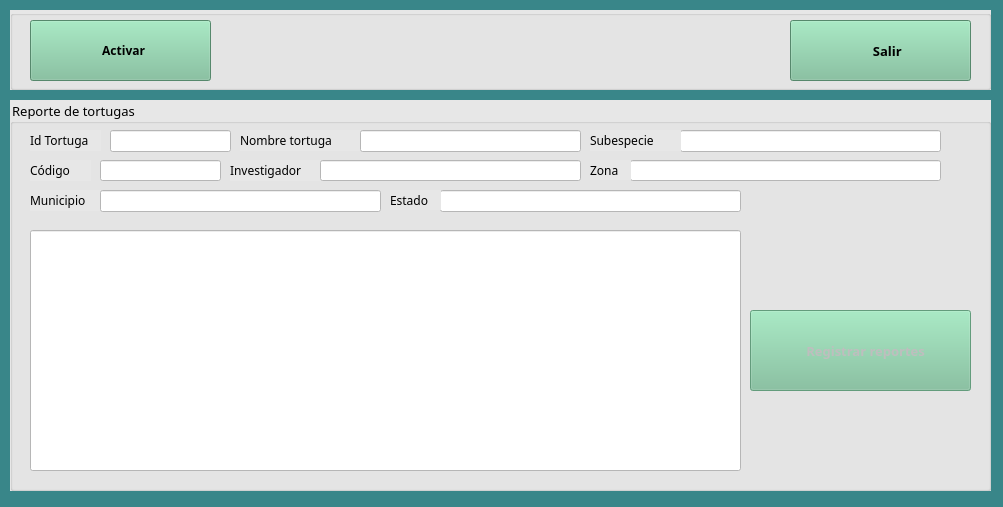
<?xml version="1.0" encoding="UTF-8"?>
<ui version="4.0">
 <class>ReporteTortuga</class>
 <widget class="QMainWindow" name="ReporteTortuga">
  <property name="geometry">
   <rect>
    <x>0</x>
    <y>0</y>
    <width>1003</width>
    <height>507</height>
   </rect>
  </property>
  <property name="windowTitle">
   <string>Reportes de las tortugas</string>
  </property>
  <property name="windowIcon">
   <iconset resource="images.qrc">
    <normaloff>:/Images/if_Turtle_204384.ico</normaloff>:/Images/if_Turtle_204384.ico</iconset>
  </property>
  <property name="styleSheet">
   <string notr="true">background-color: rgb(57, 134, 137)</string>
  </property>
  <widget class="QWidget" name="centralwidget">
   <widget class="QGroupBox" name="gbMain">
    <property name="enabled">
     <bool>true</bool>
    </property>
    <property name="geometry">
     <rect>
      <x>10</x>
      <y>100</y>
      <width>981</width>
      <height>391</height>
     </rect>
    </property>
    <property name="font">
     <font>
      <family>Raleway</family>
      <pointsize>10</pointsize>
     </font>
    </property>
    <property name="styleSheet">
     <string notr="true">background-color: rgb(206, 206, 206);
background-color: rgb(255, 170, 255);
background-color: rgb(231, 231, 231);</string>
    </property>
    <property name="title">
     <string>Reporte de tortugas</string>
    </property>
    <widget class="QLabel" name="lbMunicipio">
     <property name="geometry">
      <rect>
       <x>20</x>
       <y>90</y>
       <width>71</width>
       <height>21</height>
      </rect>
     </property>
     <property name="font">
      <font>
       <family>Raleway</family>
       <pointsize>9</pointsize>
       <weight>50</weight>
       <bold>false</bold>
      </font>
     </property>
     <property name="text">
      <string>Municipio</string>
     </property>
    </widget>
    <widget class="QLineEdit" name="lneZona">
     <property name="enabled">
      <bool>false</bool>
     </property>
     <property name="geometry">
      <rect>
       <x>620</x>
       <y>60</y>
       <width>311</width>
       <height>21</height>
      </rect>
     </property>
     <property name="font">
      <font>
       <family>Raleway</family>
       <pointsize>9</pointsize>
       <weight>75</weight>
       <bold>true</bold>
      </font>
     </property>
     <property name="styleSheet">
      <string notr="true">background-color: rgb(255, 255, 255);</string>
     </property>
    </widget>
    <widget class="QLabel" name="lbInvestigador">
     <property name="geometry">
      <rect>
       <x>220</x>
       <y>60</y>
       <width>91</width>
       <height>21</height>
      </rect>
     </property>
     <property name="font">
      <font>
       <family>Raleway</family>
       <pointsize>9</pointsize>
       <weight>50</weight>
       <bold>false</bold>
      </font>
     </property>
     <property name="text">
      <string>Investigador</string>
     </property>
    </widget>
    <widget class="QLabel" name="lbIdTortuga">
     <property name="geometry">
      <rect>
       <x>20</x>
       <y>30</y>
       <width>71</width>
       <height>21</height>
      </rect>
     </property>
     <property name="font">
      <font>
       <family>Raleway</family>
       <pointsize>9</pointsize>
       <weight>50</weight>
       <bold>false</bold>
      </font>
     </property>
     <property name="text">
      <string>Id Tortuga</string>
     </property>
    </widget>
    <widget class="QLabel" name="lbNombreTortuga">
     <property name="geometry">
      <rect>
       <x>230</x>
       <y>30</y>
       <width>121</width>
       <height>21</height>
      </rect>
     </property>
     <property name="font">
      <font>
       <family>Raleway</family>
       <pointsize>9</pointsize>
       <weight>50</weight>
       <bold>false</bold>
      </font>
     </property>
     <property name="text">
      <string>Nombre tortuga</string>
     </property>
    </widget>
    <widget class="QLabel" name="lbZona">
     <property name="geometry">
      <rect>
       <x>580</x>
       <y>60</y>
       <width>41</width>
       <height>20</height>
      </rect>
     </property>
     <property name="font">
      <font>
       <family>Raleway</family>
       <pointsize>9</pointsize>
       <weight>50</weight>
       <bold>false</bold>
      </font>
     </property>
     <property name="text">
      <string>Zona</string>
     </property>
    </widget>
    <widget class="QLineEdit" name="lneSubespecie">
     <property name="enabled">
      <bool>false</bool>
     </property>
     <property name="geometry">
      <rect>
       <x>670</x>
       <y>30</y>
       <width>261</width>
       <height>22</height>
      </rect>
     </property>
     <property name="font">
      <font>
       <family>Raleway</family>
       <pointsize>9</pointsize>
       <weight>75</weight>
       <bold>true</bold>
      </font>
     </property>
     <property name="styleSheet">
      <string notr="true">background-color: rgb(255, 255, 255);</string>
     </property>
    </widget>
    <widget class="QLineEdit" name="lneNombreTortuga">
     <property name="enabled">
      <bool>false</bool>
     </property>
     <property name="geometry">
      <rect>
       <x>350</x>
       <y>30</y>
       <width>221</width>
       <height>22</height>
      </rect>
     </property>
     <property name="font">
      <font>
       <family>Raleway</family>
       <pointsize>9</pointsize>
       <weight>75</weight>
       <bold>true</bold>
      </font>
     </property>
     <property name="styleSheet">
      <string notr="true">background-color: rgb(255, 255, 255);</string>
     </property>
    </widget>
    <widget class="QLineEdit" name="lneIdTortuga">
     <property name="enabled">
      <bool>false</bool>
     </property>
     <property name="geometry">
      <rect>
       <x>100</x>
       <y>30</y>
       <width>121</width>
       <height>22</height>
      </rect>
     </property>
     <property name="font">
      <font>
       <family>Raleway</family>
       <pointsize>9</pointsize>
       <weight>75</weight>
       <bold>true</bold>
      </font>
     </property>
     <property name="styleSheet">
      <string notr="true">background-color: rgb(255, 255, 255);</string>
     </property>
    </widget>
    <widget class="QLineEdit" name="lneEstado">
     <property name="enabled">
      <bool>false</bool>
     </property>
     <property name="geometry">
      <rect>
       <x>430</x>
       <y>90</y>
       <width>301</width>
       <height>22</height>
      </rect>
     </property>
     <property name="font">
      <font>
       <family>Raleway</family>
       <pointsize>9</pointsize>
       <weight>75</weight>
       <bold>true</bold>
      </font>
     </property>
     <property name="styleSheet">
      <string notr="true">background-color: rgb(255, 255, 255);</string>
     </property>
     <property name="text">
      <string/>
     </property>
    </widget>
    <widget class="QLineEdit" name="lneInvestigador">
     <property name="enabled">
      <bool>false</bool>
     </property>
     <property name="geometry">
      <rect>
       <x>310</x>
       <y>60</y>
       <width>261</width>
       <height>21</height>
      </rect>
     </property>
     <property name="font">
      <font>
       <family>Raleway</family>
       <pointsize>9</pointsize>
       <weight>75</weight>
       <bold>true</bold>
      </font>
     </property>
     <property name="styleSheet">
      <string notr="true">background-color: rgb(255, 255, 255);</string>
     </property>
    </widget>
    <widget class="QLabel" name="lbSubespecie">
     <property name="geometry">
      <rect>
       <x>580</x>
       <y>30</y>
       <width>91</width>
       <height>21</height>
      </rect>
     </property>
     <property name="font">
      <font>
       <family>Raleway</family>
       <pointsize>9</pointsize>
       <weight>50</weight>
       <bold>false</bold>
      </font>
     </property>
     <property name="text">
      <string>Subespecie</string>
     </property>
    </widget>
    <widget class="QLabel" name="lbEstado">
     <property name="geometry">
      <rect>
       <x>380</x>
       <y>90</y>
       <width>51</width>
       <height>20</height>
      </rect>
     </property>
     <property name="font">
      <font>
       <family>Raleway</family>
       <pointsize>9</pointsize>
       <weight>50</weight>
       <bold>false</bold>
      </font>
     </property>
     <property name="text">
      <string>Estado</string>
     </property>
    </widget>
    <widget class="QLineEdit" name="lneMunicipio">
     <property name="enabled">
      <bool>false</bool>
     </property>
     <property name="geometry">
      <rect>
       <x>90</x>
       <y>90</y>
       <width>281</width>
       <height>22</height>
      </rect>
     </property>
     <property name="font">
      <font>
       <family>Raleway</family>
       <pointsize>9</pointsize>
       <weight>75</weight>
       <bold>true</bold>
      </font>
     </property>
     <property name="styleSheet">
      <string notr="true">background-color: rgb(255, 255, 255);</string>
     </property>
    </widget>
    <widget class="QLabel" name="lbInvestigador_2">
     <property name="geometry">
      <rect>
       <x>20</x>
       <y>60</y>
       <width>61</width>
       <height>21</height>
      </rect>
     </property>
     <property name="font">
      <font>
       <family>Raleway</family>
       <pointsize>9</pointsize>
       <weight>50</weight>
       <bold>false</bold>
      </font>
     </property>
     <property name="text">
      <string>Código</string>
     </property>
    </widget>
    <widget class="QLineEdit" name="lneCodigo">
     <property name="enabled">
      <bool>false</bool>
     </property>
     <property name="geometry">
      <rect>
       <x>90</x>
       <y>60</y>
       <width>121</width>
       <height>21</height>
      </rect>
     </property>
     <property name="font">
      <font>
       <family>Raleway</family>
       <pointsize>9</pointsize>
       <weight>75</weight>
       <bold>true</bold>
      </font>
     </property>
     <property name="styleSheet">
      <string notr="true">background-color: rgb(255, 255, 255);</string>
     </property>
    </widget>
    <widget class="QLineEdit" name="lneReport">
     <property name="enabled">
      <bool>false</bool>
     </property>
     <property name="geometry">
      <rect>
       <x>20</x>
       <y>130</y>
       <width>711</width>
       <height>241</height>
      </rect>
     </property>
     <property name="font">
      <font>
       <family>Raleway Black</family>
       <pointsize>10</pointsize>
      </font>
     </property>
     <property name="styleSheet">
      <string notr="true">background-color: rgb(255, 255, 255);</string>
     </property>
    </widget>
    <widget class="QPushButton" name="pbRegister">
     <property name="enabled">
      <bool>false</bool>
     </property>
     <property name="geometry">
      <rect>
       <x>740</x>
       <y>210</y>
       <width>221</width>
       <height>81</height>
      </rect>
     </property>
     <property name="font">
      <font>
       <family>Raleway</family>
       <pointsize>10</pointsize>
       <weight>75</weight>
       <bold>true</bold>
      </font>
     </property>
     <property name="styleSheet">
      <string notr="true"> QPushButton#pbRegister {
background-color: rgb(120, 190, 151);
 }

 QPushButton#pbRegister:hover {
background-color: rgb(56, 134, 136);
color:  rgb(255, 255, 255);
 }</string>
     </property>
     <property name="text">
      <string>   Registrar reportes</string>
     </property>
     <property name="icon">
      <iconset resource="images2.qrc">
       <normaloff>:/report_save.ico</normaloff>:/report_save.ico</iconset>
     </property>
     <property name="iconSize">
      <size>
       <width>60</width>
       <height>60</height>
      </size>
     </property>
    </widget>
   </widget>
   <widget class="QGroupBox" name="gbActive">
    <property name="geometry">
     <rect>
      <x>10</x>
      <y>10</y>
      <width>981</width>
      <height>80</height>
     </rect>
    </property>
    <property name="styleSheet">
     <string notr="true">background-color: rgb(206, 206, 206);
background-color: rgb(255, 170, 255);
background-color: rgb(231, 231, 231);</string>
    </property>
    <property name="title">
     <string/>
    </property>
    <widget class="QPushButton" name="pbActive">
     <property name="geometry">
      <rect>
       <x>20</x>
       <y>10</y>
       <width>181</width>
       <height>61</height>
      </rect>
     </property>
     <property name="font">
      <font>
       <family>Raleway</family>
       <pointsize>9</pointsize>
       <weight>75</weight>
       <bold>true</bold>
      </font>
     </property>
     <property name="styleSheet">
      <string notr="true"> QPushButton#pbActive {
background-color: rgb(120, 190, 151);
 }

 QPushButton#pbActive:hover {
background-color: rgb(56, 134, 136);
color:  rgb(255, 255, 255);
 }</string>
     </property>
     <property name="text">
      <string>  Activar</string>
     </property>
     <property name="icon">
      <iconset resource="images2.qrc">
       <normaloff>:/report_add.ico</normaloff>:/report_add.ico</iconset>
     </property>
     <property name="iconSize">
      <size>
       <width>60</width>
       <height>60</height>
      </size>
     </property>
    </widget>
    <widget class="QPushButton" name="pbExit">
     <property name="geometry">
      <rect>
       <x>780</x>
       <y>10</y>
       <width>181</width>
       <height>61</height>
      </rect>
     </property>
     <property name="font">
      <font>
       <family>Raleway</family>
       <pointsize>10</pointsize>
       <weight>75</weight>
       <bold>true</bold>
      </font>
     </property>
     <property name="styleSheet">
      <string notr="true"> QPushButton#pbExit {
background-color: rgb(120, 190, 151);
 }

 QPushButton#pbExit:hover {
background-color: rgb(56, 134, 136);
color:  rgb(255, 255, 255);
 }</string>
     </property>
     <property name="text">
      <string>    Salir</string>
     </property>
     <property name="icon">
      <iconset resource="images.qrc">
       <normaloff>:/Images/door_out.ico</normaloff>:/Images/door_out.ico</iconset>
     </property>
     <property name="iconSize">
      <size>
       <width>60</width>
       <height>60</height>
      </size>
     </property>
    </widget>
   </widget>
  </widget>
 </widget>
 <resources>
  <include location="images.qrc"/>
  <include location="images2.qrc"/>
 </resources>
 <connections>
  <connection>
   <sender>pbExit</sender>
   <signal>clicked()</signal>
   <receiver>ReporteTortuga</receiver>
   <slot>close()</slot>
   <hints>
    <hint type="sourcelabel">
     <x>823</x>
     <y>324</y>
    </hint>
    <hint type="destinationlabel">
     <x>660</x>
     <y>407</y>
    </hint>
   </hints>
  </connection>
 </connections>
</ui>
